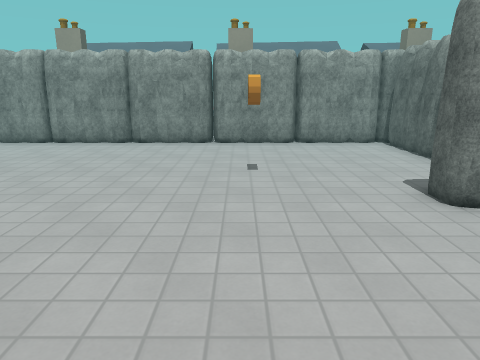
[1] (above)

22 first-person views from a walk through a 3-D level made in the Godot game engine. The camera is 1.5 m above the floor, tilts 14° down and sees 70° across. The floor is counted in squares, 0.65 m on a side. Each view is taken from the middle of a square. On the plan, view 1 faces up. The plan holds only what a view shows up to about 20 squares ahead; the rest is blank. The place goes on beyond the plan. Some surface patterns are stand-ins.

[2]
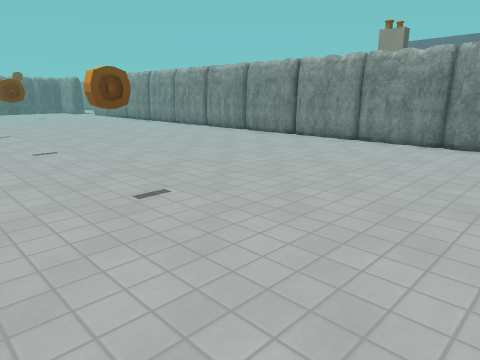

[3]
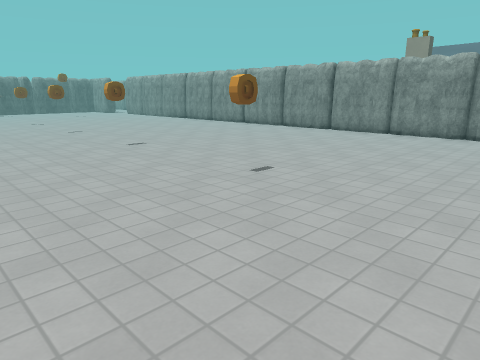

[4]
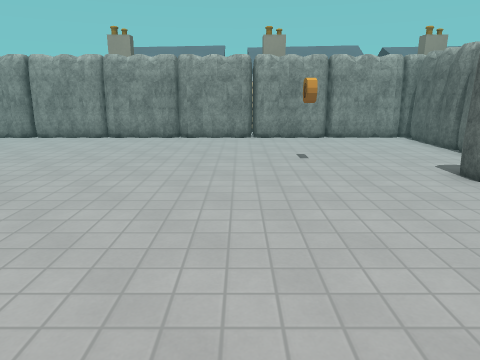

[5]
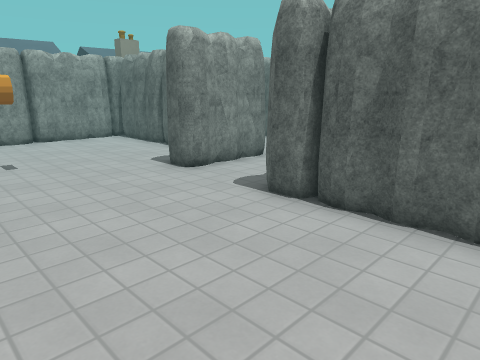

[6]
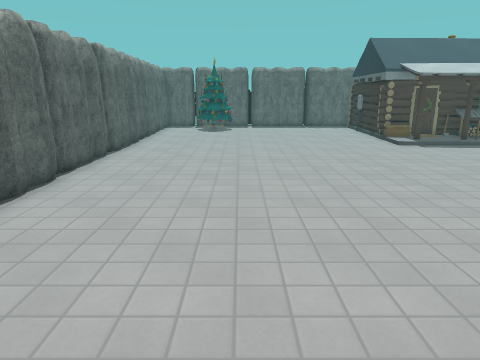

[7]
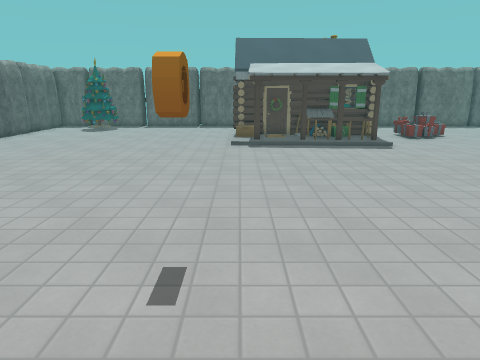

[8]
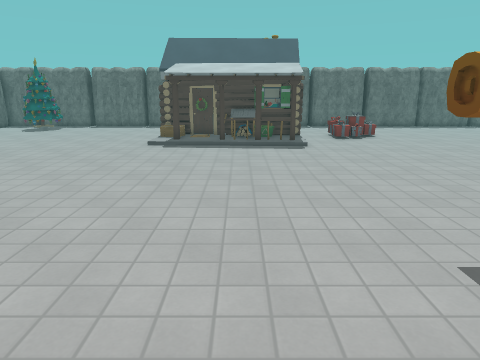

[9]
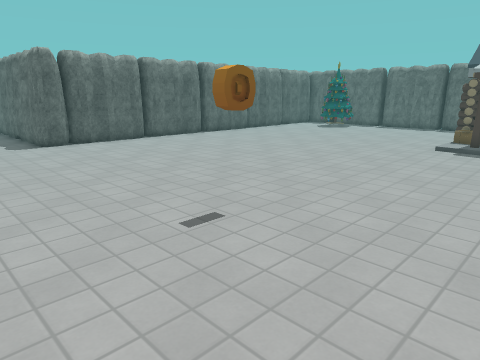

[10]
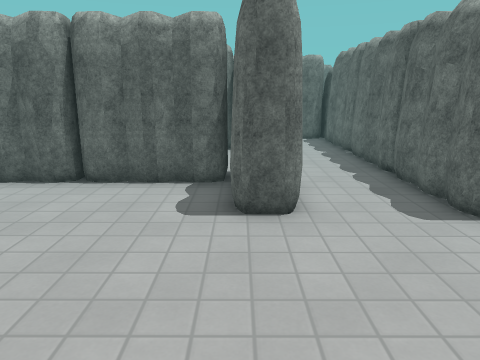

[11]
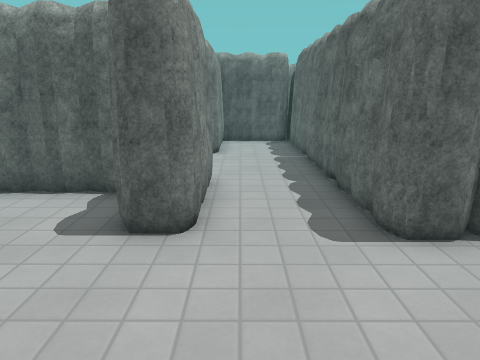

[12]
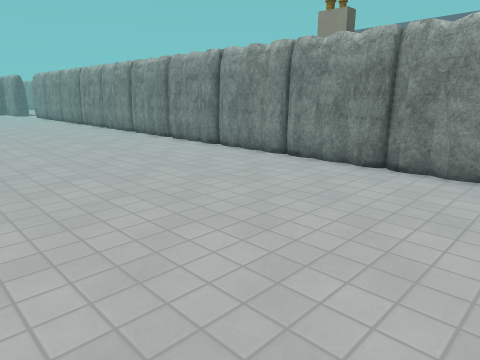

[13]
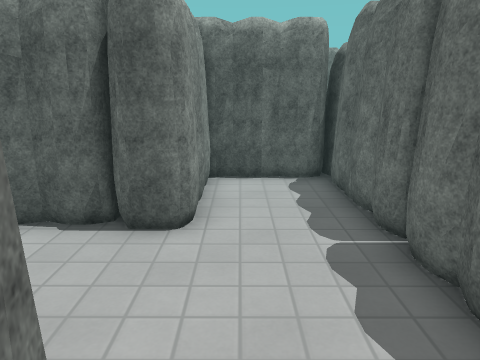

[14]
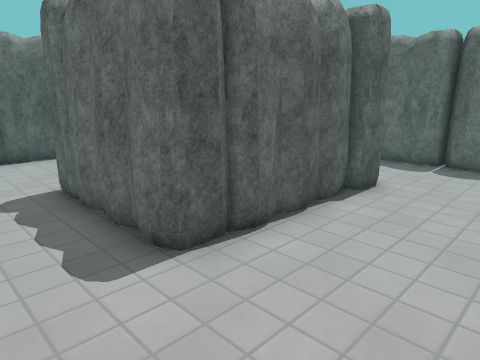

[15]
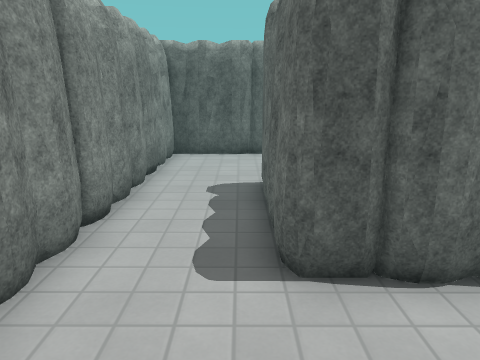

[16]
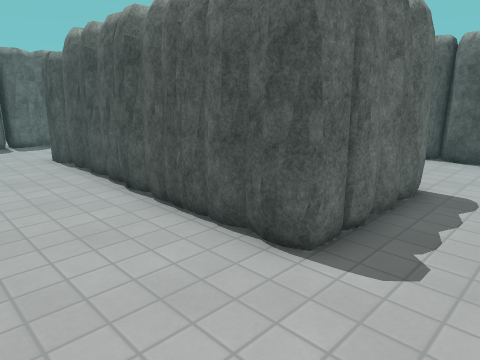

[17]
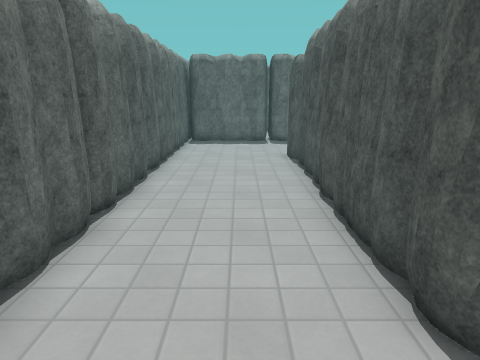

[18]
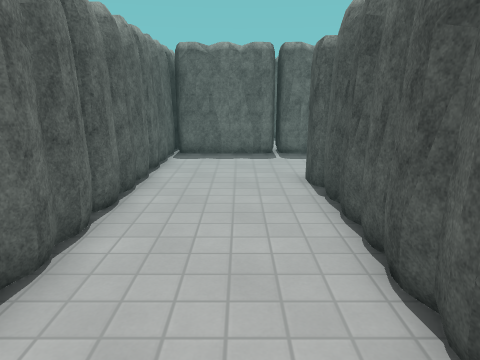

[19]
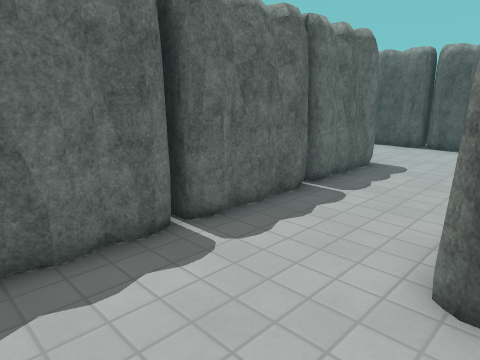

[20]
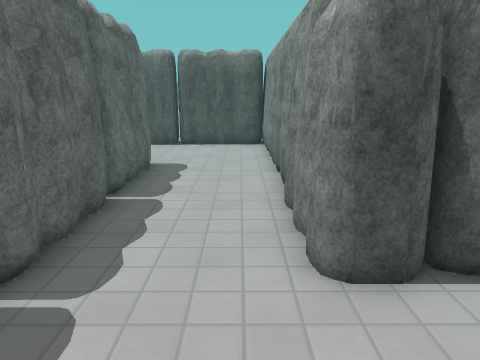

[21]
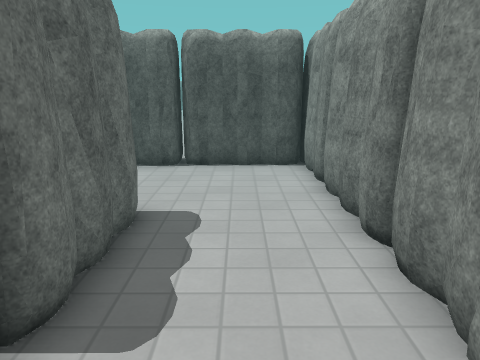

[22]
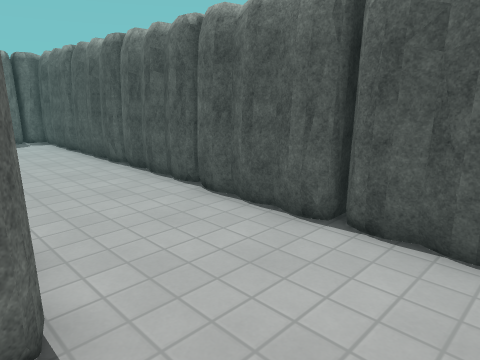

### Floor plan
Key: @ floor where view 1 was taken; # wall or solid block; . floor; = window, fence, low wall or low ledge; B bush; C cabin; O other object.
Columns run from 22 left of view 1 to 23 right of it. Each row starts with its distance up from view 1.
 17   B###B###B#B#B###B###B###B###     B##B####B##
 16    ..........................# .  ...........#
 15   ...........................B   ............B
 14  ............................##.....===......#
 13 .............................#B....######....#
 12 .............................##....#    B....#
 11 .............................B  ...#    B....B
 10 .............................B  ...#    #....#
  9   ...........................#  ...#    B....#
  8  .........................B####....#   ##....#
  7 ..........................BBBB#....#B###B....B
  6 .......................................#B....#
  5 .......................................#B....#
  4 ...........................BBBBBBBBBBBBBB....B
  3 ..........................###########BBBB....#
  2 ..........................B#BBBBBBBBBBBBB....#
  1 ..........................B#B................#
  0 ......................@...B#B................B
 -1   ........................B#B................#
 -2   ........................B#B...B#BB##BB###BB
 -3  .........................B B...        #    #
 -4 ..........................B B...             B
 -5 ..........................B B...
 -6 ..........................B#B...
 -7 ..........................B#B...       B#
 -8 ..........................B#B...
 -9 ......CCCCC C ............B#B...
-10 ......C.CC    ............B#B...       B
-11 ...O..CCCCCCCC............B#B..        B
-12 ..= ..C  CC CC............B B..

Where each view was taken, in squares from view 1:
view 1: 0 up, 0 right, facing up
view 2: 0 up, 1 left, facing up-left
view 3: 4 down, 1 left, facing up-left
view 4: 2 down, 2 left, facing up
view 5: 2 down, 2 left, facing up-right
view 6: 8 up, 1 left, facing down
view 7: 8 up, 9 left, facing down
view 8: 8 up, 13 left, facing down
view 9: 8 up, 13 left, facing down-right
view 10: 8 up, 2 left, facing right
view 11: 6 up, 1 left, facing right
view 12: 6 up, 1 left, facing up-left
view 13: 6 up, 7 right, facing right
view 14: 16 up, 9 right, facing down-right
view 15: 14 up, 9 right, facing right
view 16: 16 up, 22 right, facing down-left
view 17: 16 up, 20 right, facing down
view 18: 12 up, 20 right, facing down
view 19: 3 up, 22 right, facing down-left
view 20: 1 up, 22 right, facing left
view 21: 0 up, 17 right, facing left
view 22: 1 up, 11 right, facing down-left
